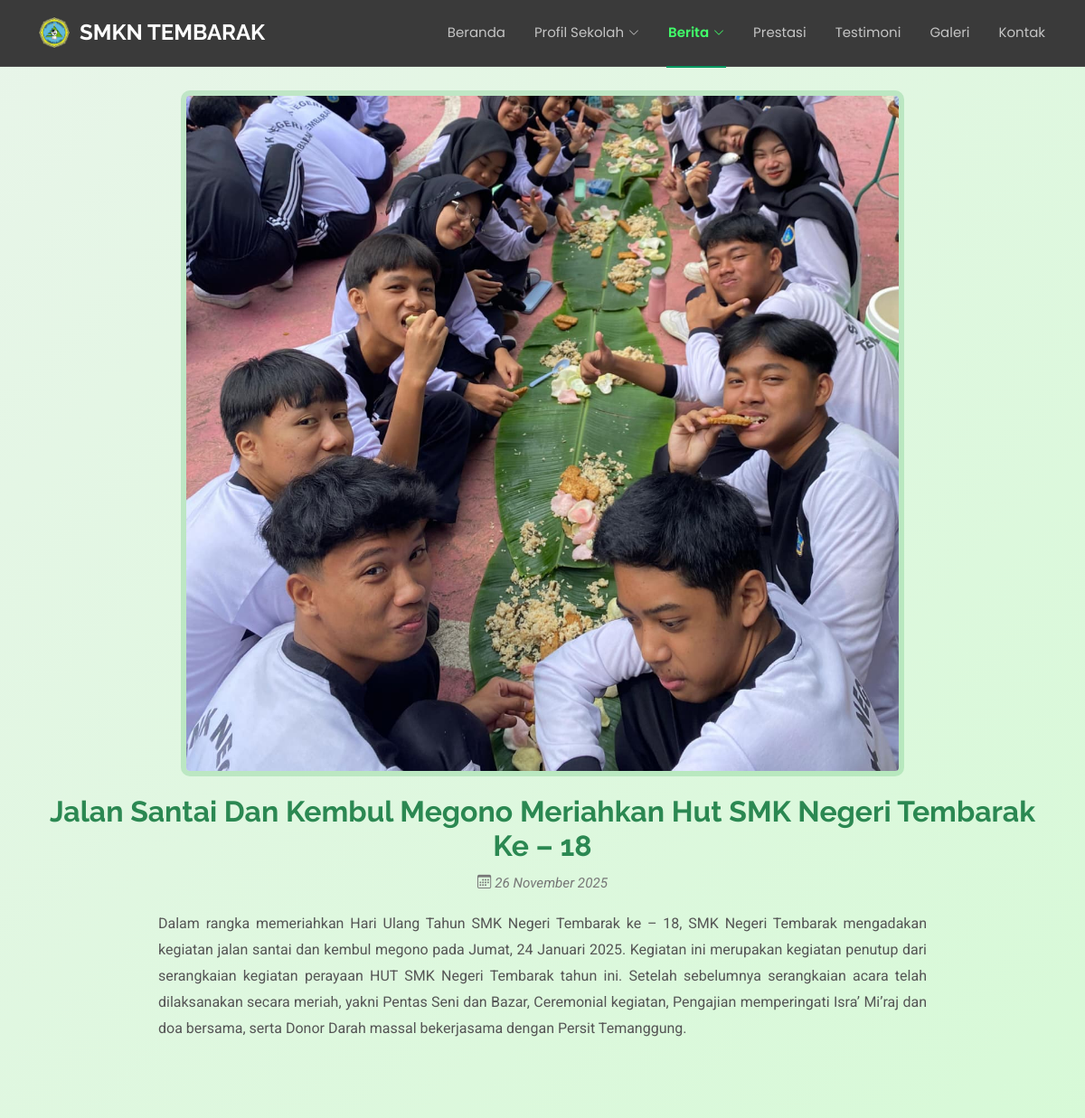
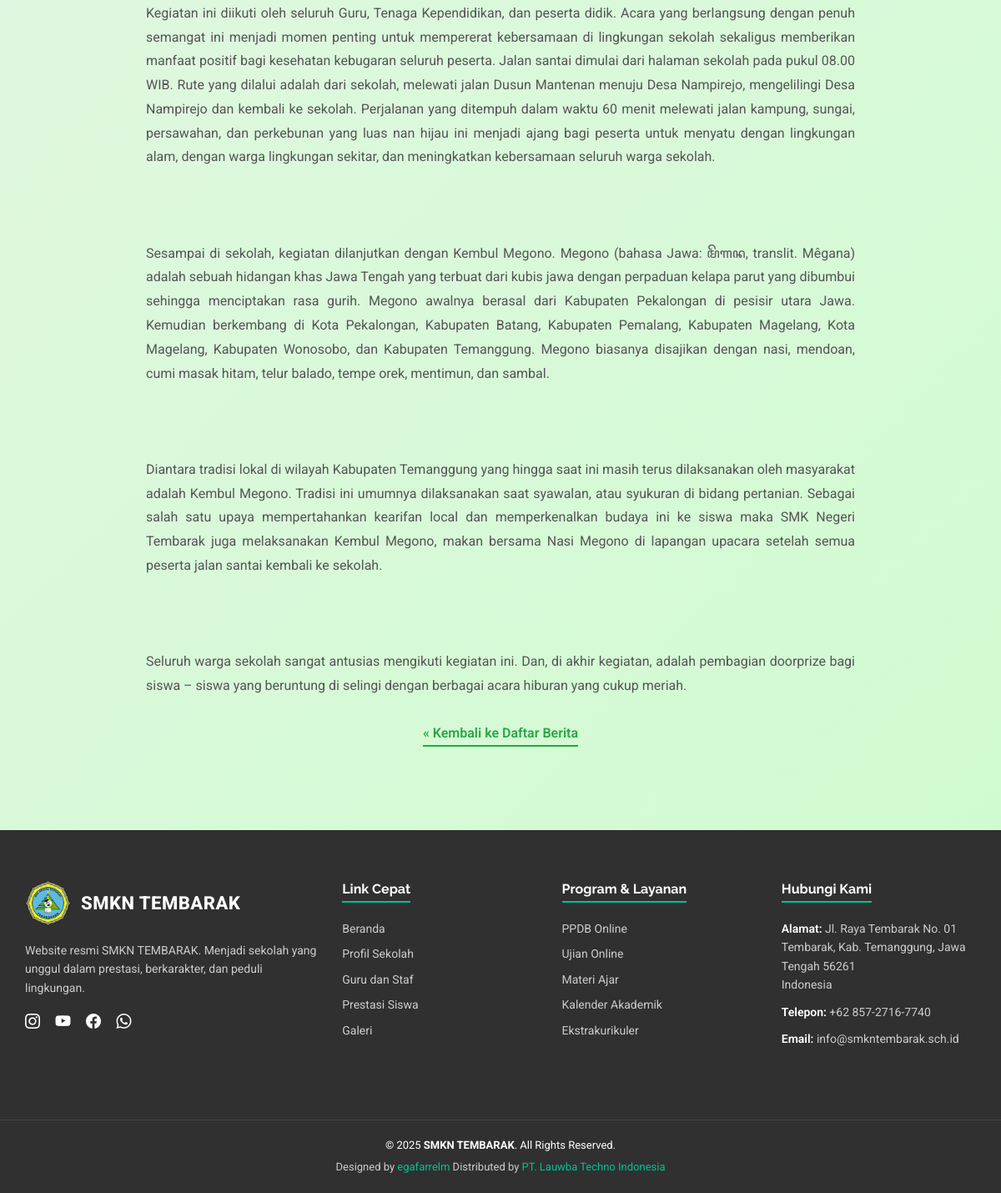
Screenshot of /frontend/pages/berita/detail_berita.php?id=21 with the database file from the repository (2 pictures, top to bottom).
### tables this page shows
CREATE TABLE `abouts` (
  `id` bigint NOT NULL,
  `school_name` varchar(255) NOT NULL,
  `school_logo` text NOT NULL,
  `school_banner` varchar(200) NOT NULL,
  `school_tagline` varchar(255) NOT NULL,
  `school_description` text NOT NULL,
  `since` date NOT NULL,
  `alamat` varchar(255) NOT NULL
);

CREATE TABLE `blogs` (
  `id` bigint NOT NULL,
  `image` varchar(200) NOT NULL,
  `title` varchar(200) NOT NULL,
  `date` date NOT NULL,
  `author` varchar(100) NOT NULL,
  `updated_at` timestamp NULL DEFAULT CURRENT_TIMESTAMP ON UPDATE CURRENT_TIMESTAMP,
  `content` text NOT NULL
);

### frontend/pages/berita/detail_berita.php (the view, shortened to what this page needs)
<?php
include '../../app.php';
include '../../partials/header.php';
include '../../partials/navbar.php';
$id = isset($_GET['id']) ? (int) $_GET['id'] : 0;
$qDetail = "SELECT * FROM blogs WHERE id = $id LIMIT 1";
$resDetail = mysqli_query($connect, $qDetail) or die(mysqli_error($connect));
$berita = mysqli_fetch_object($resDetail);
?>
<section id="detail-berita">
    <div class="container">
        <div class="berita-header" data-aos="fade-up">
            <img src="/company_profile/storages/blogs/<?= htmlspecialchars($berita->image) ?>" alt="<?= htmlspecialchars($berita->title) ?>">
            <h2><?= htmlspecialchars($berita->title) ?></h2>
            <div class="date"><i class="bi bi-calendar3 me-1"></i><?= date('d F Y', strtotime($berita->updated_at)) ?></div>
            <p><?= nl2br(htmlspecialchars($berita->content)) ?></p>
            <a href="index.php" class="back-link">« Kembali ke Daftar Berita</a>
        </div>
    </div>
</section>
<?php
include '../../partials/footer.php';
include '../../partials/script.php';
?>

### frontend/partials/navbar.php (shortened to what this page needs)
<?php
$current_folder = basename(dirname($_SERVER['PHP_SELF']));
function activeMenu($folder) {
  global $current_folder;
  return $current_folder === $folder ? 'active' : '';
}
function activeDropdown($folders = []) {
  global $current_folder;
  return in_array($current_folder, $folders) ? 'active' : '';
}
?>
<header id="header" class="header d-flex align-items-center fixed-top">
  <div class="container position-relative d-flex align-items-center justify-content-between">
    <a href="../beranda/index.php" class="logo d-flex align-items-center me-auto me-xl-0">
      <img src="/company_profile/storages/abouts/<?= $item->school_logo ?>" style="height:50px; margin-right:10px;">
      <h1 class="sitename"><?= $item->school_name ?></h1>
    </a>
    <nav id="navmenu" class="navmenu">
      <ul>
        <li><a href="../beranda/index.php" class="<?= activeMenu('beranda') ?>">Beranda</a></li>
<li class="dropdown">
  <a href="#" class="<?= activeDropdown(['profil_sekolah','sejarah','visi_misi','gurustaf','organisasi','jurusan']) ?>">
    <span>Profil Sekolah</span>
    <i class="bi bi-chevron-down toggle-dropdown"></i>
  </a>
</li>
<li class="dropdown">
  <a href="#" class="<?= activeDropdown(['berita','pengumuman']) ?>">
    <span>Berita</span>
    <i class="bi bi-chevron-down toggle-dropdown"></i>
  </a>
</li>
<li><a href="../prestasi/index.php" class="<?= activeMenu('prestasi') ?>">Prestasi</a></li>
<li><a href="../testimonials/index.php" class="<?= activeMenu('testimonials') ?>">Testimoni</a></li>
<li><a href="../galeri/index.php" class="<?= activeMenu('galeri') ?>">Galeri</a></li>
<li><a href="../kontak/index.php" class="<?= activeMenu('kontak') ?>">Kontak</a></li>
      </ul>
    </nav>
  </div>
</header>

### frontend/partials/footer.php (shortened to what this page needs)
<?php
$qHome = "SELECT * FROM abouts";
$resHome = mysqli_query($connect, $qHome) or die(mysqli_error($connect));
$item = $resHome->fetch_object();
$school_name = isset($item->school_name) ? $item->school_name : 'SMKN TEMBARAK';
?>
<footer class="footer-custom">
    <div class="footer-top">
        <div class="footer-col">
            <div class="footer-logo-text">
                <img src="/company_profile/storages/abouts/<?= $item->school_logo ?>" alt="Logo Sekolah" class="footer-logo-img" />
                <div class="footer-school-name"><?= $school_name ?></div>
            </div>
            <p>Website resmi <?= $school_name ?>. Menjadi sekolah yang unggul dalam prestasi, berkarakter, dan peduli lingkungan.</p>
            <div class="footer-social-icons">
                <a href="https://www.instagram.com/smkntembarak/" title="Instagram"><i class="bi bi-instagram"></i></a>
                <a href="https://www.youtube.com/@officialsmkntembarak9913" title="YouTube"><i class="bi bi-youtube"></i></a>
                <a href="https://www.facebook.com/smkntembarak/" title="Facebook"><i class="bi bi-facebook"></i></a>
                <a href="https://api.whatsapp.com/send/?phone=6285727167740&text&type=phone_number&app_absent=0" title="WhatsApp"><i class="bi bi-whatsapp"></i></a>
            </div>
        </div>
        <div class="footer-col">
            <h4>Link Cepat</h4>
            <ul>
                <li><a href="../beranda/index.php">Beranda</a></li>
                <li><a href="../profil_sekolah/index.php">Profil Sekolah</a></li>
                <li><a href="../gurustaf/index.php">Guru dan Staf</a></li>
                <li><a href="../prestasi/index.php">Prestasi Siswa</a></li>
                <li><a href="../galeri/index.php">Galeri</a></li>
            </ul>
        </div>
        <div class="footer-col">
            <h4>Program & Layanan</h4>
            <ul>
                <li><a href="#">PPDB Online</a></li>
                <li><a href="#">Ujian Online</a></li>
                <li><a href="#">Materi Ajar</a></li>
                <li><a href="#">Kalender Akademik</a></li>
                <li><a href="#">Ekstrakurikuler</a></li>
            </ul>
        </div>
        <div class="footer-col">
            <h4>Hubungi Kami</h4>
            <address>
                <p>
                    <strong>Alamat:</strong> Jl. Raya Tembarak No. 01<br>
                    Tembarak, Kab. Temanggung, Jawa Tengah 56261<br>
                    Indonesia
                </p>
                <p><strong>Telepon:</strong> +62 857-2716-7740</p>
                <p><strong>Email:</strong> info@smkntembarak.sch.id</p>
            </address>
        </div>
    </div>
    <div class="footer-bottom">
        <div class="container-fluid">
            &copy; 2025 <strong><?= $school_name ?></strong>. All Rights Reserved.
            <div class="credits">
                Designed by <a href="https://www.instagram.com/egafarrelm/">egafarrelm</a> Distributed by <a href="https://www.instagram.com/lauwba_techno/?hl=id" target="_blank">PT. Lauwba Techno Indonesia</a>
            </div>
        </div>
    </div>
</footer>

### frontend/KnightOne-1.0.0/assets/css/main.css (style rules this page uses)
:root { --default-font: "Roboto", system-ui, -apple-system, "Segoe UI", Roboto, "Helvetica Neue", Arial, "Noto Sans", "Liberation Sans", sans-serif, "Apple Color Emoji", "Segoe UI Emoji", "Segoe UI Symbol", "Noto Color Emoji"; --heading-font: "Raleway", sans-serif; --nav-font: "Poppins", sans-serif; }
:root { --background-color: #ffffff; --default-color: #444444; --heading-color: #282828; --accent-color: #009961; --surface-color: #ffffff; --contrast-color: #ffffff; }
:root { --nav-color: #ffffff; --nav-hover-color: #009961; --nav-mobile-background-color: #ffffff; --nav-dropdown-background-color: #ffffff; --nav-dropdown-color: #444444; --nav-dropdown-hover-color: #009961; }
:root { scroll-behavior: smooth; }
a { color: var(--accent-color); text-decoration: none; transition: 0.3s; }
h1, h2, h3, h4, h5, h6 { color: var(--heading-color); font-family: var(--heading-font); }
.header { --background-color: rgba(0, 0, 0, 0); --default-color: #ffffff; --heading-color: #ffffff; color: var(--default-color); background-color: var(--background-color); padding: 10px 0; transition: all 0.5s; z-index: 997; border-bottom: 1px solid color-mix(in srgb, var(--default-color), transparent 90%); }
.header .logo { line-height: 1; }
.header .logo img { max-height: 36px; margin-right: 8px; }
.header .logo h1 { font-size: 30px; margin: 0; font-weight: 700; color: var(--heading-color); }
@media (max-width: 1200px) { .header .logo { order: 1; } }
@media (max-width: 1200px) { .header .logo h1 { font-size: 24px; } }
@media (max-width: 1200px) { .header .navmenu { order: 3; } }
@media (min-width: 1200px) { .navmenu { padding: 0; } }
@media (min-width: 1200px) { .navmenu ul { margin: 0; padding: 0; display: flex; list-style: none; align-items: center; } }
@media (min-width: 1200px) { .navmenu li { position: relative; } }
@media (min-width: 1200px) { .navmenu>ul>li { white-space: nowrap; padding: 15px 14px; } }
@media (min-width: 1200px) { .navmenu>ul>li:last-child { padding-right: 0; } }
@media (min-width: 1200px) { .navmenu a, .navmenu a:focus { color: color-mix(in srgb, var(--nav-color), transparent 30%); font-size: 15px; padding: 0 2px; font-family: var(--nav-font); font-weight: 400; display: flex; align-items: center; justify-content: space-between; white-space: nowrap; transition: 0.3s; position: relative; } }
@media (min-width: 1200px) { .navmenu a i, .navmenu a:focus i { font-size: 12px; line-height: 0; margin-left: 5px; transition: 0.3s; } }
@media (min-width: 1200px) { .navmenu>ul>li>a:before { content: ""; position: absolute; height: 2px; bottom: -27px; left: 0; background-color: var(--nav-hover-color); visibility: hidden; width: 0px; transition: all 0.3s ease-in-out 0s; } }
@media (min-width: 1200px) { .navmenu a:hover:before, .navmenu li:hover>a:before, .navmenu .active:before { visibility: visible; width: 100%; } }
@media (min-width: 1200px) { .navmenu li:hover>a, .navmenu .active, .navmenu .active:focus { color: var(--nav-color); } }
section, .section { color: var(--default-color); background-color: var(--background-color); padding: 60px 0; scroll-margin-top: 72px; overflow: clip; }

### frontend/partials/navbar.php (style rules this page uses)
.header { background: #3a3a3a !important; backdrop-filter: none !important; -webkit-backdrop-filter: none !important; }
.navmenu a.active { color: #41ff6a !important; font-weight: 600; }
.navmenu .dropdown > a.active { color: #41ff6a !important; }

### frontend/pages/berita/detail_berita.php (style rules this page uses)
#detail-berita { padding: 100px 0 60px 0; background: linear-gradient(135deg, #e8f5e9 0%, #d0fbd0 100%); }
.berita-header { text-align: center; margin-bottom: 40px; }
.berita-header img { width: 100%; max-width: 800px; height: auto; border-radius: 10px; object-fit: cover; border: 6px solid #28a74533; margin-bottom: 20px; }
.berita-header h2 { font-size: 2rem; font-weight: 700; color: #2b8852; margin-bottom: 10px; }
.berita-header .date { font-size: 0.95rem; color: #777; font-style: italic; margin-bottom: 20px; }
.berita-header p { font-size: 1rem; color: #555; max-width: 850px; margin: 0 auto; line-height: 1.8; text-align: justify; white-space: pre-line; }
.back-link { display: inline-block; margin-top: 30px; font-weight: 600; color: #28a745; text-decoration: none; border-bottom: 2px solid #28a745; padding-bottom: 2px; transition: color 0.3s ease, border-color 0.3s ease; }

### rows the page displays
abouts: school_logo (picture), school_name "SMKN TEMBARAK"
blogs: image (picture), title "Jalan Santai Dan Kembul Megono Meriahkan Hut SMK Negeri Tembarak Ke – 18", updated_at "26 November 2025", content "Dalam rangka memeriahkan Hari Ulang Tahun SMK Negeri Tembarak ke – 18, SMK Negeri Tembarak mengadakan kegiatan jalan santai dan kembul megono pada Jumat, 24 Januari 2025. Kegiatan ini merupakan kegiatan penutup dari serangkaian kegiatan perayaan HUT SMK Negeri Tembarak tahun ini. Setelah sebelumnya serangkaian acara telah dilaksanakan secara meriah, yakni Pentas Seni dan Bazar, Ceremonial kegiatan, Pengajian memperingati Isra’ Mi’raj dan doa bersama, serta Donor Darah massal bekerjasama dengan Persit Temanggung. Kegiatan ini diikuti oleh seluruh Guru, Tenaga Kependidikan, dan peserta didik. Acara yang berlangsung dengan penuh semangat ini menjadi momen penting untuk mempererat kebersamaan…"
